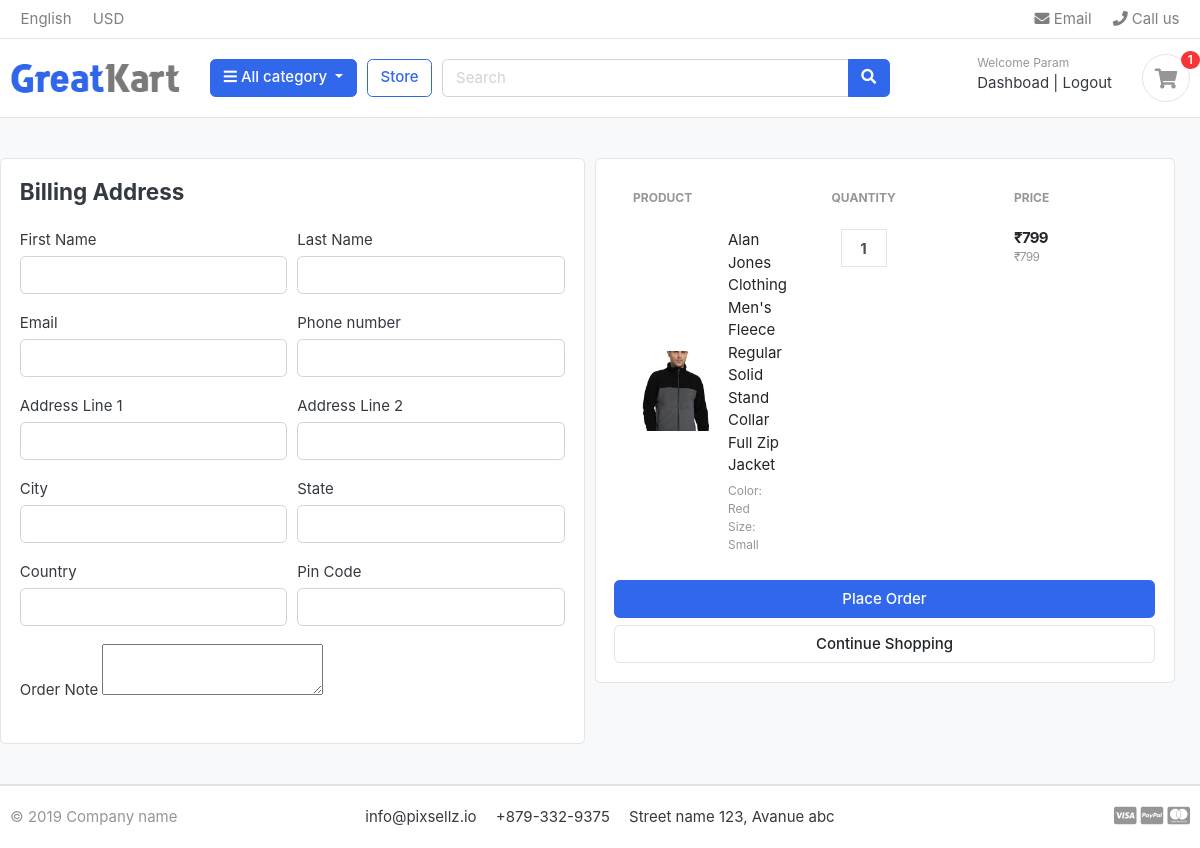
Page /cart/checkout/ (signed in) on the earlier database version.
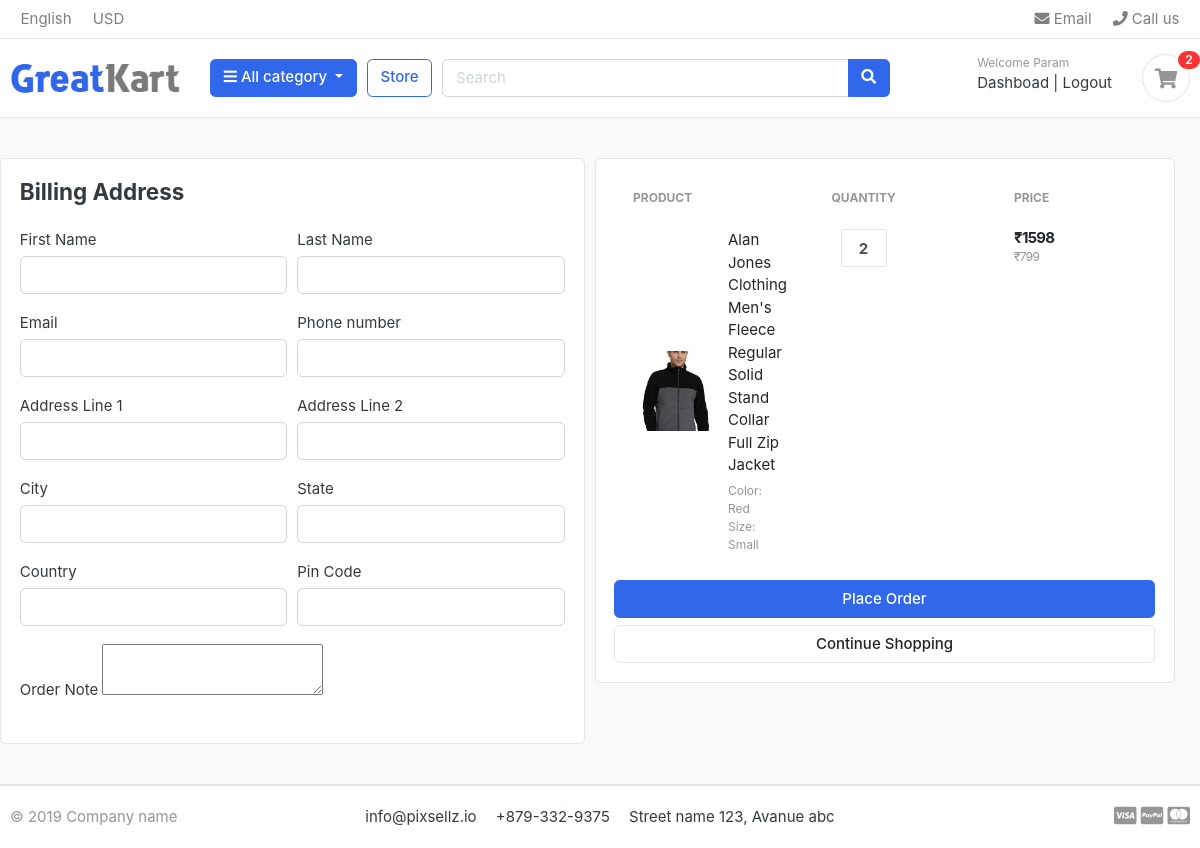
Same page on the later database version.
### carts/models.py (models this page shows, shortened)
class CartItem(models.Model):
    user = models.ForeignKey(Account, on_delete=models.CASCADE, null=True)
    product = models.ForeignKey(Product, on_delete=models.CASCADE)
    cart = models.ForeignKey(Cart, on_delete=models.CASCADE)
    variations = models.ManyToManyField(Varition, blank=True)
    quantity = models.IntegerField()
    is_active = models.BooleanField(default=True)
    def get_total_price(self):
        return self.product.price * self.quantity
    class Meta:
        db_table = 'CartItem'

### stores/models.py (models this page shows, shortened)
class Product(models.Model):
  product_name = models.CharField(max_length=200, unique=True)
  slug = models.SlugField(max_length=200, unique=True)
  description = models.TextField(max_length=500, blank=True)
  price = models.IntegerField()
  images = models.ImageField(upload_to='photos/products')
  stock = models.IntegerField()
  is_available = models.BooleanField(default=True)
  category = models.ForeignKey('category.Category', on_delete=models.CASCADE)
  created_date = models.DateTimeField(auto_now_add=True)
  modified_date = models.DateTimeField(auto_now=True)
  class Meta:
    verbose_name = 'product'
    verbose_name_plural = 'products'
  def get_url(self):
    return reverse('product_detail', args=[self.category.slug, self.slug])

### carts/views.py (the view)
# urls.py: path('checkout/',views.checkout, name='checkout'),
@login_required(login_url='login')
def checkout(request,total = 0, quantity = 0, cart_items = None):
    try:
        if request.user.is_authenticated:
            cart_items = CartItem.objects.filter(user = request.user, is_active = True)
        else:
            cart = Cart.objects.get(cart_id = _cart_id(request))
            cart_items = CartItem.objects.filter(cart = cart, is_active = True)
        for cart_item in cart_items:
            total += (cart_item.product.price * cart_item.quantity)
            quantity += cart_item.quantity
    except Cart.DoesNotExist:
        pass # just ignore
    context = {
            'total': total,
            'quantity': quantity,
            'cart_items': cart_items,
    }
    return render(request, 'store/checkout.html',context)

### carts/context_processors.py (called while the page is built)
def counter(request):
    cart_count = 0
    if 'admin' in request.path:
        return {}
    else:
        try:
            cart = Cart.objects.filter(cart_id=_cart_id(request))
            if request.user.is_authenticated:
                cart_items = CartItem.objects.all().filter(user = request.user)
            else:
                cart_items = CartItem.objects.all().filter(cart=cart[:1])
            for cart_item in cart_items:
                cart_count += cart_item.quantity
        except Cart.DoesNotExist:
            cart_count = 0
    return dict(cart_count=cart_count)

### carts/views.py (called while the page is built)
def _cart_id(request):
    cart = request.session.session_key
    if not cart:
        cart = request.session.create()
    return cart

### category/contex_processors.py (called while the page is built)
def menu_links(request):
    links = Category.objects.all()
    return dict(links=links)

### category/models.py (called while the page is built)
  def get_url(self):
    return reverse('products_by_category', args=[self.slug])

### templates/store/checkout.html (shortened to what this page needs)
{% extends "base.html" %}
{% load static %}
{% block content %}
<section class="section-content padding-y bg">
<div class="container">
<div class="row">
	<aside class="col-lg<-6">
<div class="card">
<div  class="card-body">
  <h4 class="card-title mb-4" >Billing Address</h4>
  <form action="{% url "placeorder" %}" method="POST">
    <div class="form-row">
      <div class="col form-group">
        <label for="">First Name</label>
        <input type ="text" name="first_name" class="form-control" required >
    </div>
        <div class="col form-group">
        <label for="">Last Name</label>
        <input type ="text" name="last_name" class="form-control" required >
    </div>
    </div>
    <div class="form-row">
      <div class="col form-group">
        <label for="">Email</label>
        <input type ="email" name="email" class="form-control" required >
    </div>
        <div class="col form-group">
        <label for="">Phone number</label>
        <input type ="text" name="phone" class="form-control" required >
    </div>
    </div>
    <div class="form-row">
      <div class="col form-group">
        <label for="">Address Line 1</label>
        <input type ="text" name="address_line_1" class="form-control" required >
    </div>
        <div class="col form-group">
        <label for="">Address Line 2</label>
        <input type ="text" name="address_line_2" class="form-control" required >
    </div>
    </div><div class="form-row">
      <div class="col form-group">
        <label for="">City</label>
        <input type ="text" name="city" class="form-control" required >
    </div>
        <div class="col form-group">
        <label for="">State</label>
        <input type ="text" name="state" class="form-control" required >
    </div>
    </div>
    <div class="form-row">
      <div class="col form-group">
        <label for="">Country</label>
        <input type ="text" name="country" class="form-control" required >
    </div>
        <div class="col form-group">
        <label for="">Pin Code</label>
        <input type ="text" name="pincode" class="form-control" required >
    </div>
    </div>
    <div class="form-row">
      <div class="col form-group">
        <label for="">Order Note</label>
        <textarea  name="order_note" row="2"  ></textarea>
    </div>
</div>
</div>
	</aside>
	<aside class="col-lg-6">
		<div class="card">
		<div class="card-body">
      <table class="table table-borderless table-shopping-cart">
<thead class="text-muted">
<tr class="small text-uppercase">
  <th scope="col">Product</th>
  <th scope="col" width="120">Quantity</th>
  <th scope="col" width="120">Price</th>
  <th scope="col" class="text-right" width="200"> </th>
</tr>
</thead>
<tbody>
{% for cart_item in cart_items  %}
<tr>
	<td>
		<figure class="itemside align-items-center">
			<div class="aside"><img src="{{ cart_item.product.images.url }}" class="img-sm"></div>
			<figcaption class="info">
				<a href="{{ cart_item.product.get_url }}" class="title text-dark">{{ cart_item.product.product_name }}</a>
				<p class="text-muted small">
					{% if cart_item.variations.all %}
					{% for item in cart_item.variations.all %}
						{{ item.variation_category | capfirst}}: {{ item.variation_value |capfirst }} <br>
					{% endfor %}
					{% endif %}
			</figcaption>
		</figure>
	</td>
	<td>
					<div class="col">
						<div class="input-group input-spinner">
							<input type="text" class="form-control"  value="{{ cart_item.quantity }}">
						</div>
					</div>
	</td>
	<td>
		<div class="price-wrap">
			<var class="price">₹{{ cart_item.get_total_price }}</var>
			<small class="text-muted"> ₹{{ cart_item.product.price }} </small>
		</div>
	</td>
	<td class="text-right">
	</td>
	</tr>
	{% endfor %}
</tbody>
</table>
			<button type="submit" name="submit"  class="btn btn-primary btn-block"> Place Order </button>
			<a href="{% url "store" %}" class="btn btn-light btn-block">Continue Shopping</a>
		</div>
		</div>
</aside>
</div>
</div>
</section>
{% endblock %}

### templates/include/navbar.html (shortened to what this page needs)
{% load static %}
<header class="section-header">
<nav class="navbar p-md-0 navbar-expand-sm navbar-light border-bottom">
<div class="container">
  <div class="collapse navbar-collapse" id="navbarTop4">
    <ul class="navbar-nav mr-auto">
    	<li class="nav-item dropdown">
		 	<a href="#" class="nav-link">   English </a>
		</li>
		<li class="nav-item dropdown">
			<a href="#" class="nav-link"> USD </a>
		</li>
    </ul>
    <ul class="navbar-nav">
		<li><a href="#" class="nav-link"> <i class="fa fa-envelope"></i> Email </a></li>
		<li><a href="#" class="nav-link"> <i class="fa fa-phone"></i> Call us </a></li>
	</ul>
  </div>
</div>
</nav>
<section class="header-main border-bottom">
	<div class="container">
<div class="row align-items-center">
	<div class="col-lg-2 col-md-3 col-6">
		<a href="{% url 'home' %}" class="brand-wrap">
			<img class="logo" src="{% static 'images/logo.png' %}">
		</a>
	</div>
	<div class="col-lg col-sm col-md col-6 flex-grow-0">
		<div class="category-wrap dropdown d-inline-block float-right">
			<button type="button" class="btn btn-primary dropdown-toggle" data-toggle="dropdown">
				<i class="fa fa-bars"></i> All category
			</button>
		</div>
	</div>
	<a href="{% url 'store' %}" class="btn btn-outline-primary">Store</a>
	<div class="col-lg  col-md-6 col-sm-12 col">
		<form action="{% url "search" %}" class="search" method="GET">
			<div class="input-group w-100">
			    <input type="text" class="form-control" style="width:60%;" placeholder="Search" name="keyword" >
			    <div class="input-group-append">
			      <button class="btn btn-primary" type="submit">
			        <i class="fa fa-search"></i>
			      </button>
			    </div>
		    </div>
		</form>
	</div>
	<div class="col-lg-3 col-sm-6 col-8 order-2 order-lg-3">
				<div class="d-flex justify-content-end mb-3 mb-lg-0">
						{% if user.id is None %}
					<div class="widget-header">
						{% comment %} if user is login show username {% endcomment %}
						<small class="title text-muted">Welcome guest!</small>
						<div>
							<a href="{% url "login" %}">Sign in</a> <span class="dark-transp"> | </span>
							<a href="{% url "register" %}"> Register</a>
						</div>
						{% else %}
					<div class="widget-header">
						<small class="title text-muted">Welcome {{user.username}}</small>
						<div>
							<a href="{% url "dashboard" %}">Dashboad</a> <span class="dark-transp"> | </span>
							<a href="{% url "logout" %}"> Logout</a>
						</div>
					{% endif %}
					</div>
					<a href="{% url "cart" %}" class="widget-header pl-3 ml-3">
						<div class="icon icon-sm rounded-circle border"><i class="fa fa-shopping-cart"></i></div>
						<span class="badge badge-pill badge-danger notify">{{ cart_count }}</span>
					</a>
				</div>
			</div>
</div>
	</div>
</section>
</header>

Differences in the rows shown:
changed CartItem "Alan Jones Clothing Men's Fleece Regular Solid Stand Collar Full Zip Jacket": quantity "1" → "2"; get_total_price "799" → "1598"
Other differences:
{{ cart_count }}: "1" → "2"
